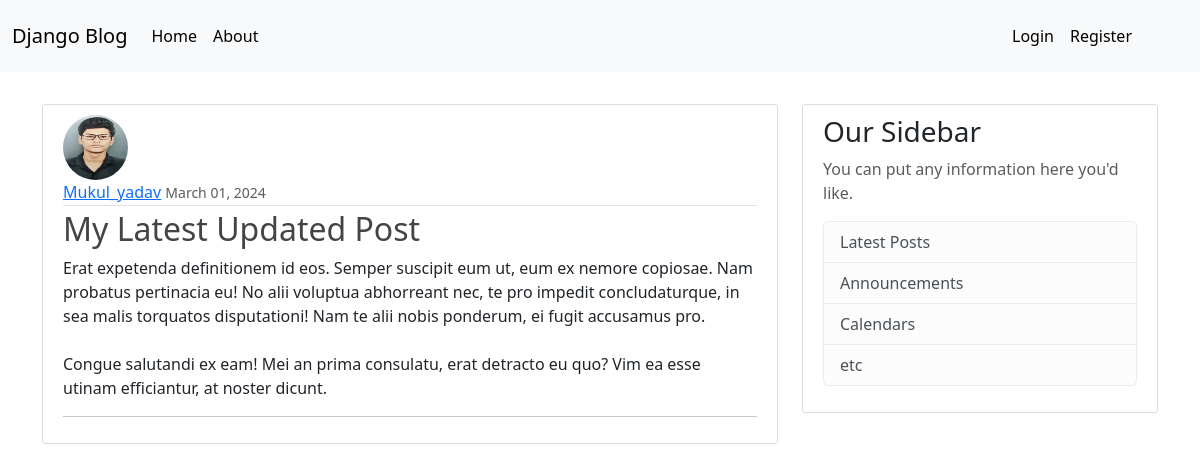
Screenshot of /post/32/ with the database file from the repository.
### blogs/models.py (models this page shows, shortened)
class posts(models.Model):
    title = models.CharField(max_length = 100)
    content = models.TextField()
    date_posted = models.DateTimeField(default = timezone.now)
    author = models.ForeignKey(User, on_delete = models.CASCADE)

### user/models.py (models this page shows, shortened)
class profile(models.Model):
    user = models.OneToOneField(User, on_delete=models.CASCADE)
    image = models.ImageField(default='default.png', upload_to='profile_pics')

### blogs/views.py (the view)
# urls.py: path('post/<int:pk>/', PostDetailView.as_view(), name = 'post-detail'),
class PostDetailView(DetailView):
    model = posts

### blogs/templates/blogs/posts_detail.html (shortened to what this page needs)
{% extends "blogs/base.html" %}
{% block content %}
    <article class="media content-section">
        <img class="rounded-circle article-img" src="{{ object.author.profile.image.url }}" alt="">
        <div class="media-body">
        <div class="article-metadata">
            <a class="mr-2 text-capitalize" href="{% url 'user-posts' object.author.username %}">{{ object.author }}</a>
            <small class="text-muted">{{object.date_posted|date:'F d, Y'}}</small>
        </div>
        <h2 class="article-title">{{ object.title }}</h2>
        <p class="article-content">{{ object.content }}</p>
        <hr>
        </div>
    </article>
{% endblock content %}

### blogs/static/blogs/index.css (style rules this page uses)
body { background: #fafafa; color: #333333; margin-top: 5rem; }
h1, h2, h3, h4, h5, h6 { color: #444444; }
.content-section { background: #ffffff; padding: 10px 20px; border: 1px solid #dddddd; border-radius: 3px; margin-bottom: 20px; }
.article-title { color: #444444; }
.article-content { white-space: pre-line; }
.article-img { height: 65px; width: 65px; margin-right: 16px; }
.article-metadata { padding-bottom: 1px; margin-bottom: 4px; border-bottom: 1px solid #e3e3e3 }

### rows the page displays
posts: author.profile.image (picture), author "Mukul_yadav", date_posted "March 01, 2024", title "My Latest Updated Post", content "Erat expetenda definitionem id eos. Semper suscipit eum ut, eum ex nemore copiosae. Nam probatus pertinacia eu! No alii voluptua abhorreant nec, te pro impedit concludaturque, in sea malis torquatos disputationi! Nam te alii nobis ponderum, ei fugit accusamus pro. Congue salutandi ex eam! Mei an prima consulatu, erat detracto eu quo? Vim ea esse utinam efficiantur, at noster dicunt."
